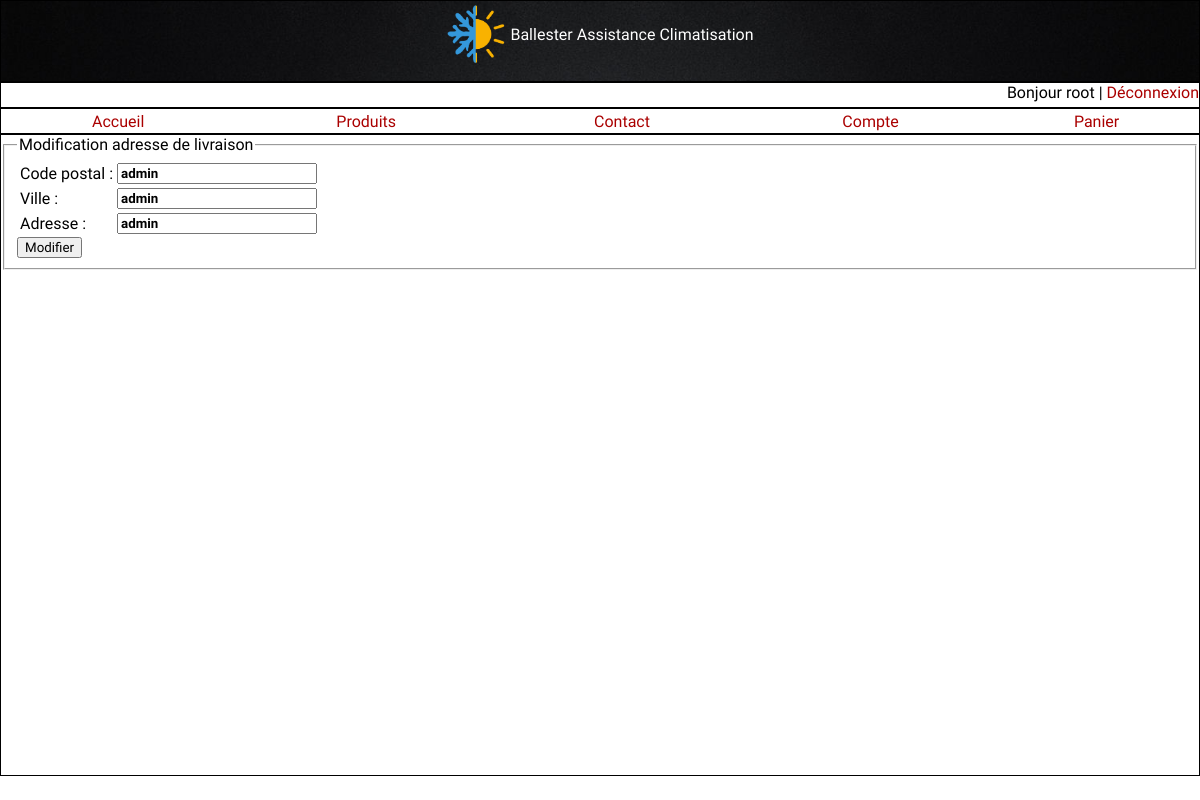
Page /formAdresse.php (signed in) on the committed database.
### tables this page shows
CREATE TABLE IF NOT EXISTS User (
    id INT NOT NULL PRIMARY KEY AUTO_INCREMENT,
    nom VARCHAR(30),
    prenom VARCHAR(30),
    adresse VARCHAR(50),
    cp VARCHAR(5),
    ville VARCHAR(30),
    telephone VARCHAR(30),
    mail VARCHAR(50),
	login VARCHAR(30),
	mdp VARCHAR(30));

### formAdresse.php (the view, shortened to what this page needs)
<?php
	include 'haut.php';
	include 'menu.php';
	if ($_SESSION['isConnected'] == 0)
	{
		header('location: formConnexion.php');
	}
	else
	{
		$req = "SELECT cp FROM User WHERE id = ".$_SESSION['numClient'].";";
		$result = mysqli_query($conn, $req);
		$row = mysqli_fetch_assoc($result);
		foreach ($row as $valeur) {
		$cp = $valeur;
				}
		$req = "SELECT ville FROM User WHERE id = ".$_SESSION['numClient'].";";
		$result = mysqli_query($conn, $req);
		$row = mysqli_fetch_assoc($result);
		foreach ($row as $valeur) {
		$ville = $valeur;
				}
		$req = "SELECT adresse FROM User WHERE id = ".$_SESSION['numClient'].";";
		$result = mysqli_query($conn, $req);
		$row = mysqli_fetch_assoc($result);
		foreach ($row as $valeur) {
		$adresse = $valeur;
		}
		echo '
		<div id = "corps">
		<form action = "verifAdresse.php" method = "POST" onsubmit="return verifForm(this)">
		<fieldset>
		<legend>Modification adresse de livraison</legend>
		<table>
			<tr>
				<td>Code postal : </td>
				<td><input type = "text" name = "cp" id = "cp" value = "'.$cp.'"  onblur="verifCP(this)" required style = "font-family: Farsan, cursive; Font-Weight: Bold;"></td>
			</tr>
			<tr>
				<td>Ville : </td>
				<td><input type = "text" name = "ville" id = "ville" value = "'.$ville.'"  onblur="verifPseudo(this)" required style = "font-family: Farsan, cursive; Font-Weight: Bold;"></td>
			</tr>
			<tr>
				<td>Adresse : </td>
				<td><input type = "text" name = "adresse" id = "adresse" value = "'.$adresse.'"  onblur="verifPseudo(this)" required style = "font-family: Farsan, cursive; Font-Weight: Bold;"></td>
			</tr>
			</table>
		<input type = "submit" value ="Modifier" style = "font-family: Acme, sans-serif">
		</fieldset>
	</form>
	';}

### style.css (style rules this page uses)
html { height: 100%; }
body { min-height: 100%; margin: 0; padding: 0; position: relative; font-family: 'Acme', sans-serif; }
#corps { height : 80%; width : auto; border-style : solid; border-width : 1px; }

### rows in the picture
user: cp "admin", ville "admin", adresse "admin"

### other values in the picture
$_SESSION['identifiant'] "root"
